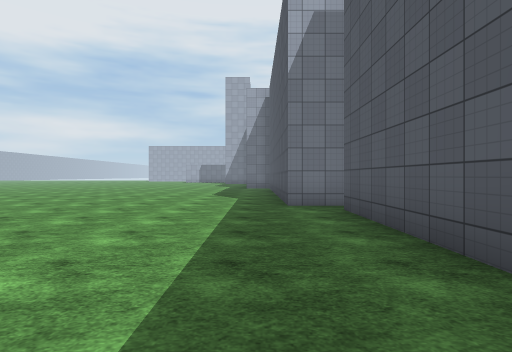
[1] (above)

24 first-person views from a walk through a scene from a Unity 3-D project. The camera is 1.3 m above the floor, looks level and sees 80° across. The floor is counted in squares, 2 m on a side. Each view is taken from the middle of a square. On the plan, view 1 faces up. The plan holds only what a view shows up to about 10 squares ahead; the rest is blank. The place goes on beyond the plan. The player is left out. Surface patterns are stand-ins for the level's own textures.

[2]
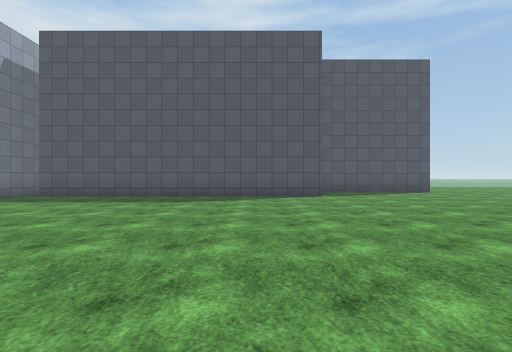

[3]
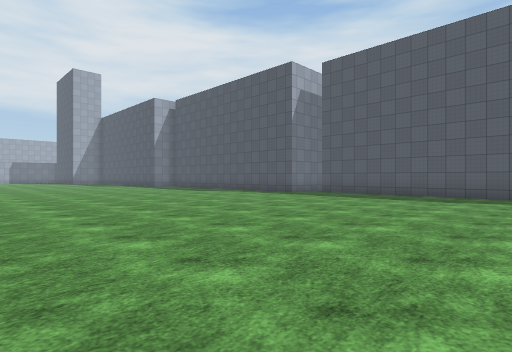

[4]
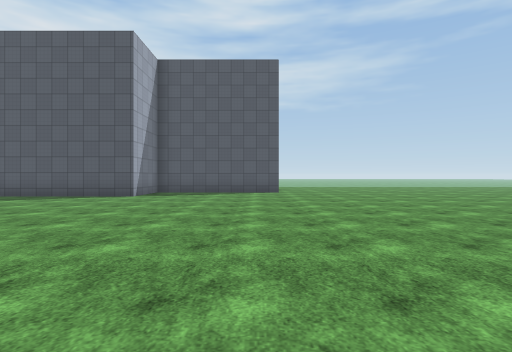

[5]
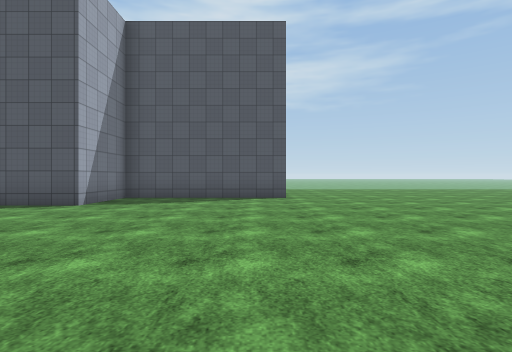

[6]
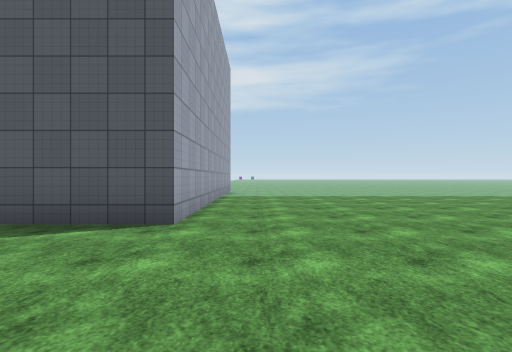

[7]
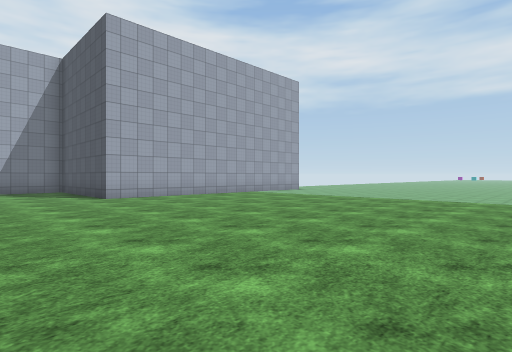

[8]
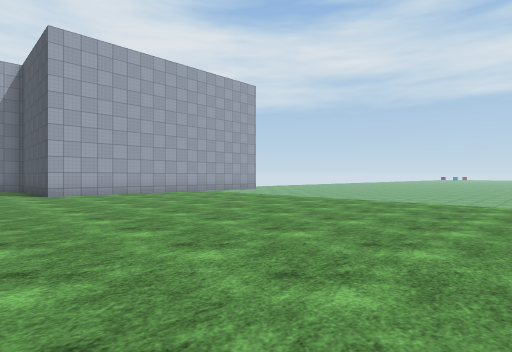

[9]
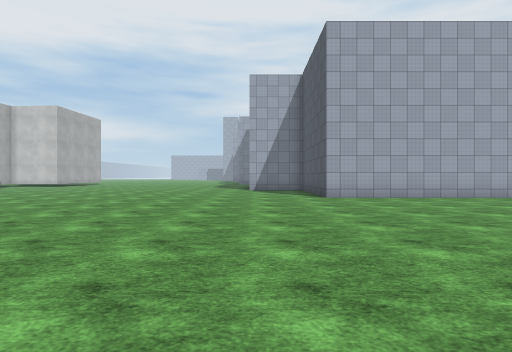

[10]
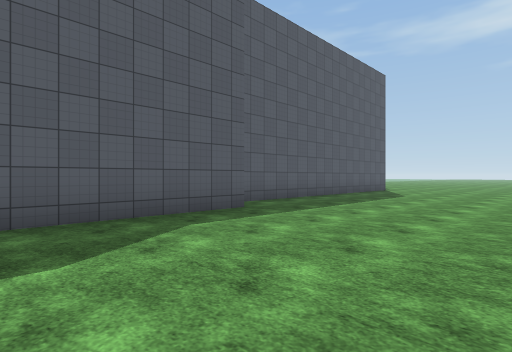

[11]
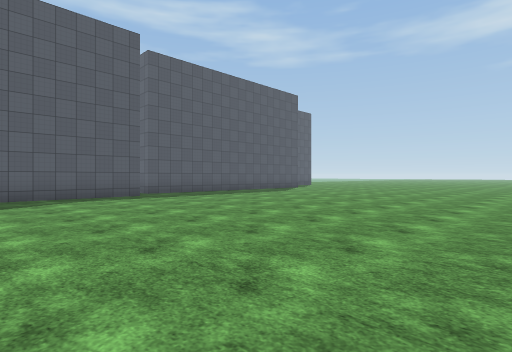

[12]
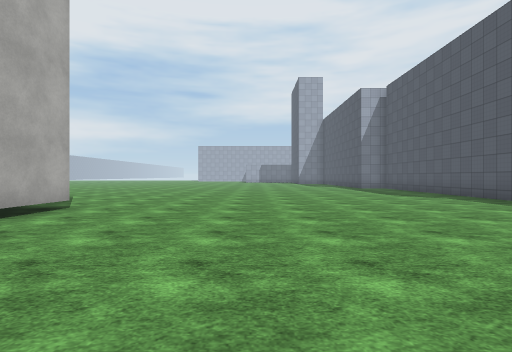

[13]
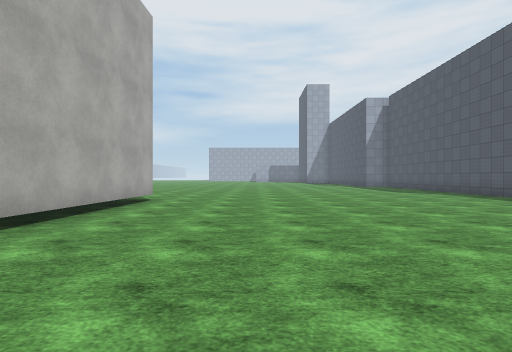

[14]
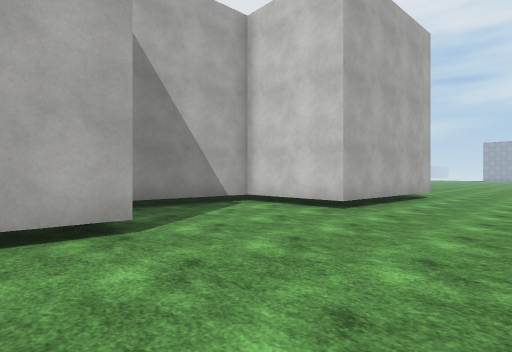

[15]
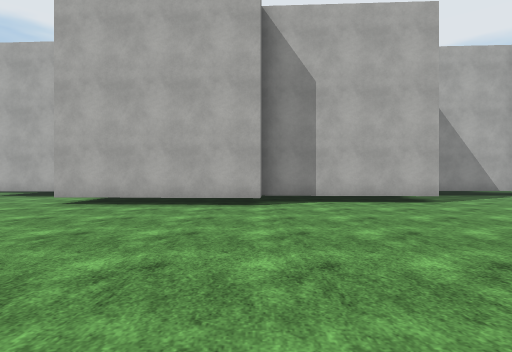

[16]
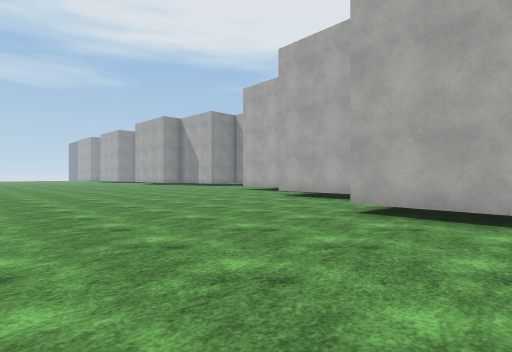

[17]
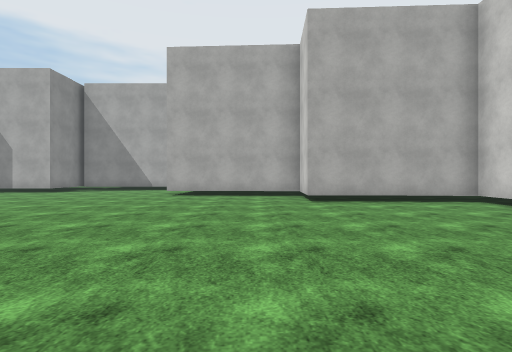

[18]
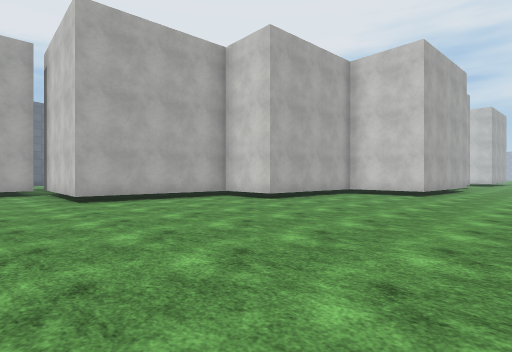

[19]
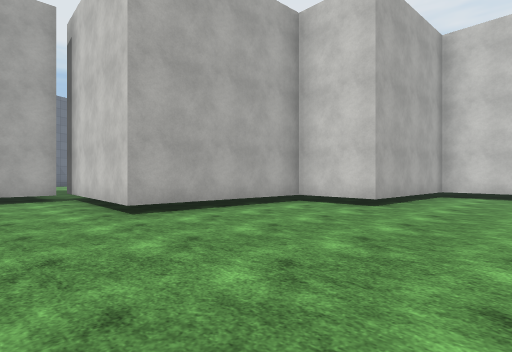

[20]
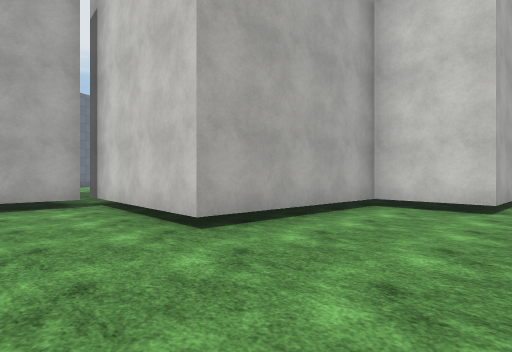

[21]
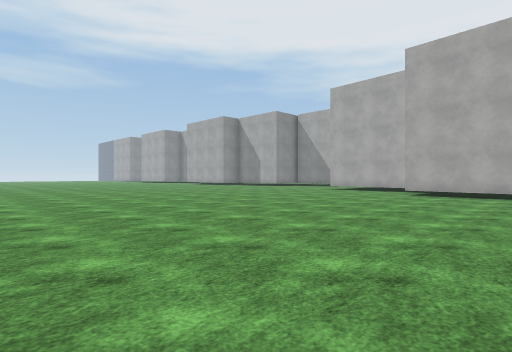

[22]
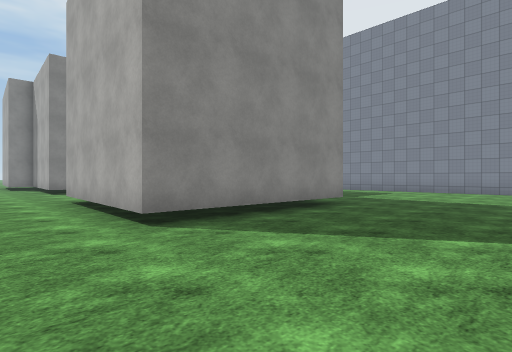

[23]
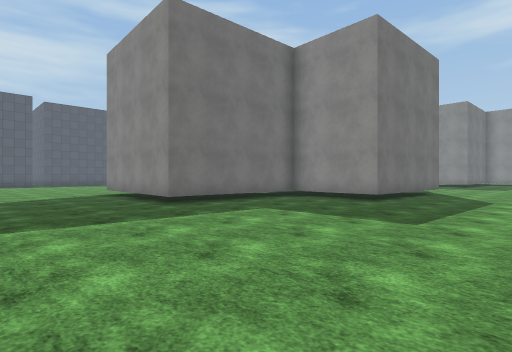

[24]
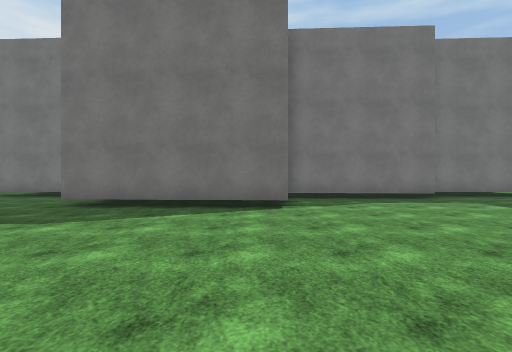

### Floor plan
Points are (right, up) in squares from view 1. A wall is a line through its corners. A room is listed if a view was taken in it or the views show most of it. See-through windows are left out.
Room 1 (views 1, 2, 3, 4, 5, 6, 7, 8, 9, 10, 11, 12, 13, 14, 15, 16, 17, 18, 19, 20, 21, 22, 23)
walls: (-9.8, -6.9) (-10, -11.6) (-12.5, -11.5) (-12.8, -15.7) (-14.8, -15.6) (-15.1, -19.9) (-18.6, -19.8); (-10.4, -2.5) (-10.6, -7); (8.5, -7.9) (4.1, -7.9) (4.1, -3.1) (1.7, -3.1) (1.7, 6); (-17.7, 0.4) (-17.6, 2.1) (-14.7, 1.9) (-14.5, 6.4) (-9.8, 6.1) (-10, 1.4) (-12.9, 1.6) (-13, -1.5); (2, 6.6) (0.7, 6.6) (0.7, 10.6); (-19, -20) (-19, -21.5)
ways out: opening at (-19.5, 0.5) to room 2; opening at (-19, -20) to room 2
Room 2 (view 24)
walls: (-17.8, -2.7) (-17.7, 0.4); (-15.4, -7.1) (-15.2, -2.8); (-14.7, -9.9) (-14.5, -7.5); (-18.6, -19.8) (-19.8, -19.7)
ways out: opening at (-19.5, 0.5) to room 1; opening at (-19, -20) to room 1

Positions as (right, up) in squares from view 1, and headings:
1: (0, 0), facing up
2: (-8, -1), facing right
3: (-9, -1), facing up-right
4: (-8, -7), facing right
5: (-5, -7), facing right
6: (0, -9), facing right
7: (1, -17), facing up-right
8: (2, -19), facing up-right
9: (2, -17), facing up
10: (-4, 11), facing down-right
11: (-9, 11), facing down-right
12: (-6, 0), facing up
13: (-7, -2), facing up
14: (-7, -4), facing up-left
15: (-3, -7), facing left
16: (-5, -9), facing down-left
17: (-5, -17), facing left
18: (-7, -22), facing up-left
19: (-10, -22), facing up-left
20: (-12, -22), facing up-left
21: (-2, -12), facing down-left
22: (-8, 10), facing down-left
23: (-21, 10), facing down-right
24: (-24, -2), facing right
